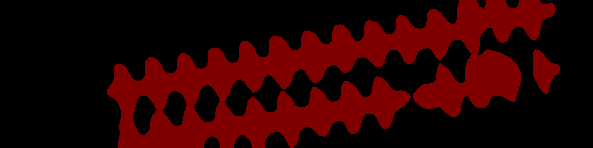
#> input picture src/test/mask/000000.png, 593 x 148 px, found by its file name
$ python canny.py
#> lines starting #> are read from the running program, lines starting #| are printed output that depends on the picture; after the words box and inside, x2 and y2 are one past the last pixel; in counts of white or black regions, pixels touching at a corner belong together
import cv2
import numpy as np

img=cv2.imread('../000000.png')
#> img is the input picture: shape (148, 593, 3); mean B, G, R 0, 0, 43.4
v1=cv2.Canny(img,80,150)
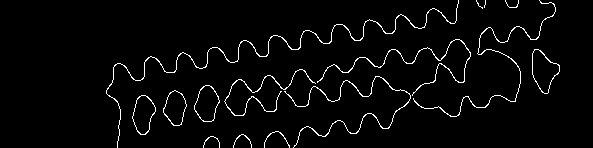
#> v1: shape (148, 593); 3.1% white in thin lines or dots, all inside (x1, y1, x2, y2) = (106, 0, 560, 148)
#v2=cv2.Canny(img,50,100)
#res=np.hstack((v1,v2))
cv2.imwrite(r'../result/edge/000000.png', v1, [int(cv2.IMWRITE_JPEG_QUALITY), 95])
cv2.imshow('v1',v1)
cv2.waitKey(0)
cv2.destroyAllWindows()
